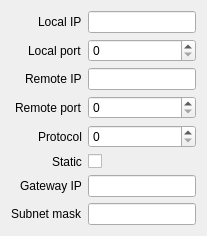
     <widget class="QWidget" name="ipv4_tab">
      <attribute name="icon">
       <iconset theme="network-wired"></iconset>
      </attribute>
      <attribute name="title">
       <string>IPv4</string>
      </attribute>
      <layout class="QFormLayout" name="formLayout_2">
       <property name="labelAlignment">
        <set>Qt::AlignRight|Qt::AlignTrailing|Qt::AlignVCenter</set>
       </property>
       <item row="0" column="0">
        <widget class="QLabel" name="ipv4_local_ip_label">
         <property name="toolTip">
          <string>Local IP address</string>
         </property>
         <property name="statusTip">
          <string>Local IP address</string>
         </property>
         <property name="whatsThis">
          <string>&lt;html&gt;&lt;head/&gt;&lt;body&gt;&lt;p&gt;Local IP address&lt;/p&gt;&lt;/body&gt;&lt;/html&gt;</string>
         </property>
         <property name="text">
          <string>Local IP</string>
         </property>
        </widget>
       </item>
       <item row="1" column="0">
        <widget class="QLabel" name="ipv4_local_port_label">
         <property name="toolTip">
          <string>Local port</string>
         </property>
         <property name="statusTip">
          <string>Local port</string>
         </property>
         <property name="whatsThis">
          <string>&lt;html&gt;&lt;head/&gt;&lt;body&gt;&lt;p&gt;Local port&lt;/p&gt;&lt;/body&gt;&lt;/html&gt;</string>
         </property>
         <property name="text">
          <string>Local port</string>
         </property>
        </widget>
       </item>
       <item row="2" column="0">
        <widget class="QLabel" name="ipv4_remote_ip_label">
         <property name="toolTip">
          <string>Remote IP address</string>
         </property>
         <property name="statusTip">
          <string>Remote IP address</string>
         </property>
         <property name="whatsThis">
          <string>&lt;html&gt;&lt;head/&gt;&lt;body&gt;&lt;p&gt;Remote IP address&lt;/p&gt;&lt;/body&gt;&lt;/html&gt;</string>
         </property>
         <property name="text">
          <string>Remote IP</string>
         </property>
        </widget>
       </item>
       <item row="3" column="0">
        <widget class="QLabel" name="ipv4_remote_port_label">
         <property name="toolTip">
          <string>Remote port</string>
         </property>
         <property name="statusTip">
          <string>Remote port</string>
         </property>
         <property name="whatsThis">
          <string>&lt;html&gt;&lt;head/&gt;&lt;body&gt;&lt;p&gt;Remote port&lt;/p&gt;&lt;/body&gt;&lt;/html&gt;</string>
         </property>
         <property name="text">
          <string>Remote port</string>
         </property>
        </widget>
       </item>
       <item row="0" column="1">
        <widget class="QLineEdit" name="ipv4_local_ip_text">
         <property name="toolTip">
          <string>Local IP address</string>
         </property>
         <property name="statusTip">
          <string>Local IP address</string>
         </property>
         <property name="whatsThis">
          <string>&lt;html&gt;&lt;head/&gt;&lt;body&gt;&lt;p&gt;Local IP address&lt;/p&gt;&lt;/body&gt;&lt;/html&gt;</string>
         </property>
        </widget>
       </item>
       <item row="1" column="1">
        <widget class="QSpinBox" name="ipv4_local_port_number">
         <property name="toolTip">
          <string>Local port</string>
         </property>
         <property name="statusTip">
          <string>Local port</string>
         </property>
         <property name="whatsThis">
          <string>&lt;html&gt;&lt;head/&gt;&lt;body&gt;&lt;p&gt;Local port&lt;/p&gt;&lt;/body&gt;&lt;/html&gt;</string>
         </property>
        </widget>
       </item>
       <item row="2" column="1">
        <widget class="QLineEdit" name="ipv4_remote_ip_text">
         <property name="toolTip">
          <string>Remote IP address</string>
         </property>
         <property name="statusTip">
          <string>Remote IP address</string>
         </property>
         <property name="whatsThis">
          <string>&lt;html&gt;&lt;head/&gt;&lt;body&gt;&lt;p&gt;Remote IP address&lt;/p&gt;&lt;/body&gt;&lt;/html&gt;</string>
         </property>
        </widget>
       </item>
       <item row="3" column="1">
        <widget class="QSpinBox" name="ipv4_remote_port_number">
         <property name="toolTip">
          <string>Remote port</string>
         </property>
         <property name="statusTip">
          <string>Remote port</string>
         </property>
         <property name="whatsThis">
          <string>&lt;html&gt;&lt;head/&gt;&lt;body&gt;&lt;p&gt;Remote port&lt;/p&gt;&lt;/body&gt;&lt;/html&gt;</string>
         </property>
        </widget>
       </item>
       <item row="4" column="0">
        <widget class="QLabel" name="ipv4_protocol_label">
         <property name="toolTip">
          <string>Protocol</string>
         </property>
         <property name="statusTip">
          <string>Protocol</string>
         </property>
         <property name="whatsThis">
          <string>&lt;html&gt;&lt;head/&gt;&lt;body&gt;&lt;p&gt;Protocol&lt;/p&gt;&lt;/body&gt;&lt;/html&gt;</string>
         </property>
         <property name="text">
          <string>Protocol</string>
         </property>
        </widget>
       </item>
       <item row="4" column="1">
        <widget class="QSpinBox" name="ipv4_protocol_number">
         <property name="toolTip">
          <string>Protocol</string>
         </property>
         <property name="statusTip">
          <string>Protocol</string>
         </property>
         <property name="whatsThis">
          <string>&lt;html&gt;&lt;head/&gt;&lt;body&gt;&lt;p&gt;Protocol&lt;/p&gt;&lt;/body&gt;&lt;/html&gt;</string>
         </property>
        </widget>
       </item>
       <item row="5" column="0">
        <widget class="QLabel" name="ipv4_static_label">
         <property name="toolTip">
          <string>Static IP address</string>
         </property>
         <property name="statusTip">
          <string>Static IP address</string>
         </property>
         <property name="whatsThis">
          <string>&lt;html&gt;&lt;head/&gt;&lt;body&gt;&lt;p&gt;Static IP address&lt;/p&gt;&lt;/body&gt;&lt;/html&gt;</string>
         </property>
         <property name="text">
          <string>Static</string>
         </property>
        </widget>
       </item>
       <item row="5" column="1">
        <widget class="QCheckBox" name="ipv4_static">
         <property name="toolTip">
          <string>Static IP address</string>
         </property>
         <property name="statusTip">
          <string>Static IP address</string>
         </property>
         <property name="whatsThis">
          <string>&lt;html&gt;&lt;head/&gt;&lt;body&gt;&lt;p&gt;Static IP address&lt;/p&gt;&lt;/body&gt;&lt;/html&gt;</string>
         </property>
         <property name="text">
          <string/>
         </property>
         <property name="checked">
          <bool>false</bool>
         </property>
        </widget>
       </item>
       <item row="6" column="0">
        <widget class="QLabel" name="ipv4_gateway_ip_label">
         <property name="toolTip">
          <string>Gateway IP address</string>
         </property>
         <property name="statusTip">
          <string>Gateway IP address</string>
         </property>
         <property name="whatsThis">
          <string>&lt;html&gt;&lt;head/&gt;&lt;body&gt;&lt;p&gt;Gateway IP address&lt;/p&gt;&lt;/body&gt;&lt;/html&gt;</string>
         </property>
         <property name="text">
          <string>Gateway IP</string>
         </property>
        </widget>
       </item>
       <item row="6" column="1">
        <widget class="QLineEdit" name="ipv4_gateway_ip_text">
         <property name="toolTip">
          <string>Gateway IP address</string>
         </property>
         <property name="statusTip">
          <string>Gateway IP address</string>
         </property>
         <property name="whatsThis">
          <string>&lt;html&gt;&lt;head/&gt;&lt;body&gt;&lt;p&gt;Gateway IP address&lt;/p&gt;&lt;/body&gt;&lt;/html&gt;</string>
         </property>
        </widget>
       </item>
       <item row="7" column="0">
        <widget class="QLabel" name="ipv4_subnet_mask_label">
         <property name="toolTip">
          <string>Subnet mask</string>
         </property>
         <property name="statusTip">
          <string>Subnet mask</string>
         </property>
         <property name="whatsThis">
          <string>&lt;html&gt;&lt;head/&gt;&lt;body&gt;&lt;p&gt;Subnet mask&lt;/p&gt;&lt;/body&gt;&lt;/html&gt;</string>
         </property>
         <property name="text">
          <string>Subnet mask</string>
         </property>
        </widget>
       </item>
       <item row="7" column="1">
        <widget class="QLineEdit" name="ipv4_subnet_mask_text">
         <property name="toolTip">
          <string>Subnet mask</string>
         </property>
         <property name="statusTip">
          <string>Subnet mask</string>
         </property>
         <property name="whatsThis">
          <string>&lt;html&gt;&lt;head/&gt;&lt;body&gt;&lt;p&gt;Subnet mask&lt;/p&gt;&lt;/body&gt;&lt;/html&gt;</string>
         </property>
        </widget>
       </item>
      </layout>
     </widget>
